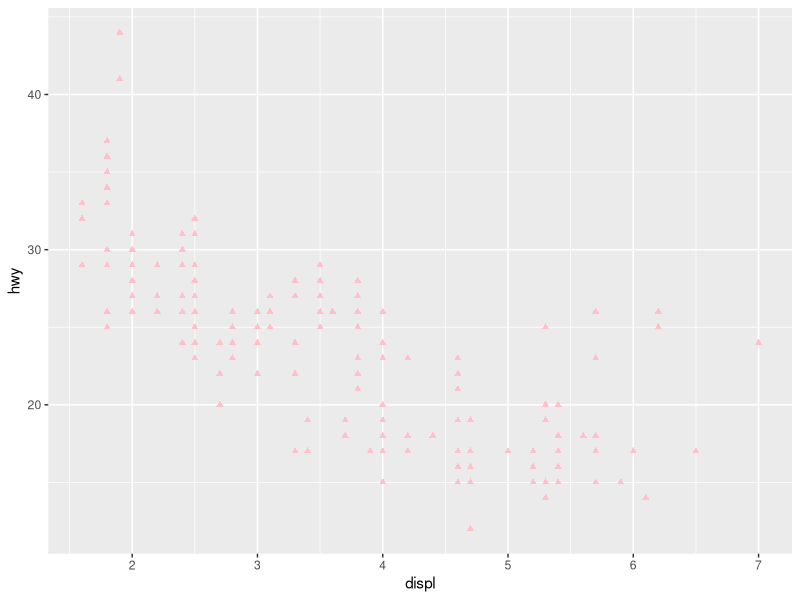
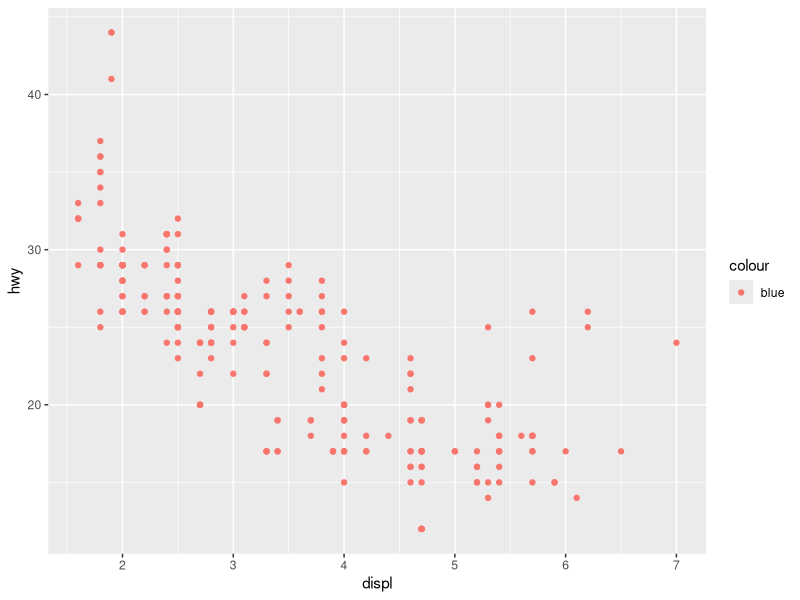
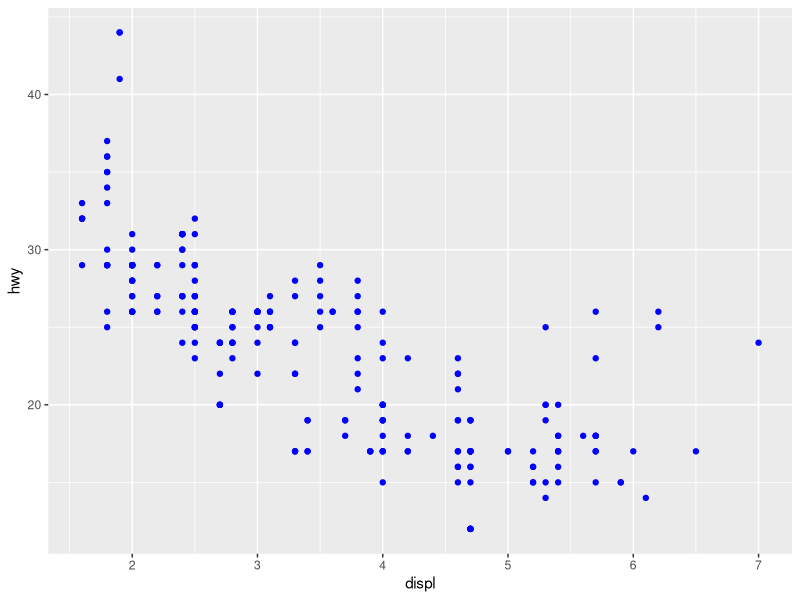
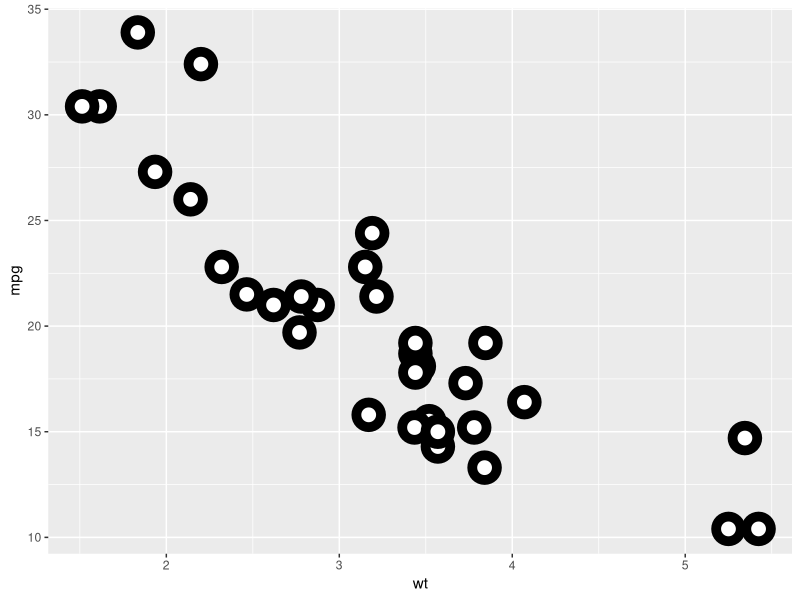
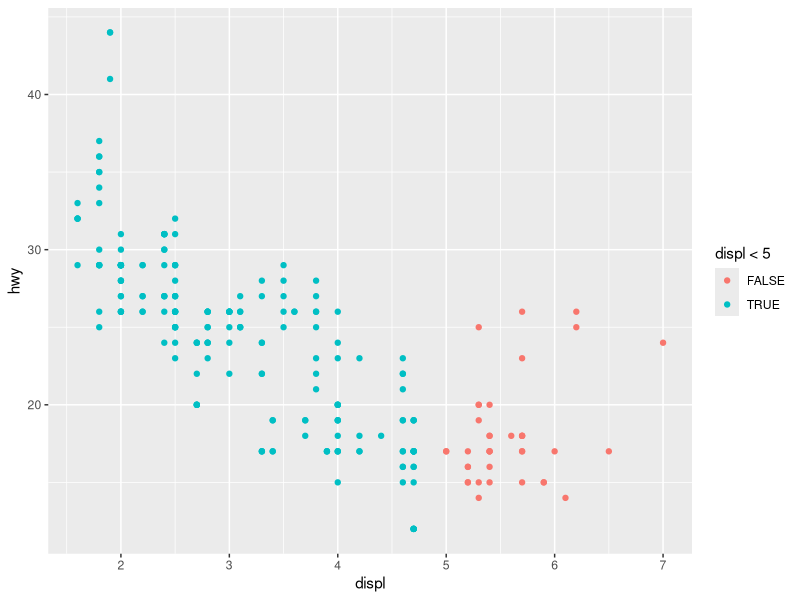
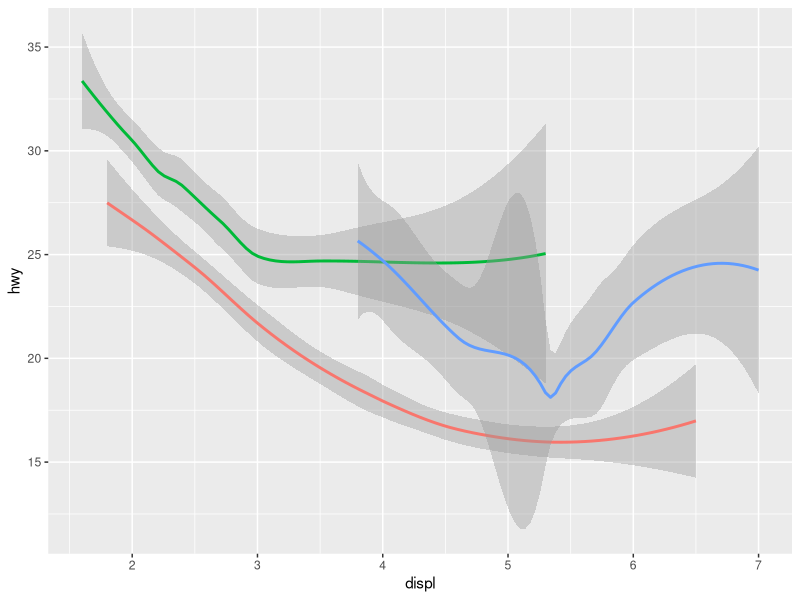
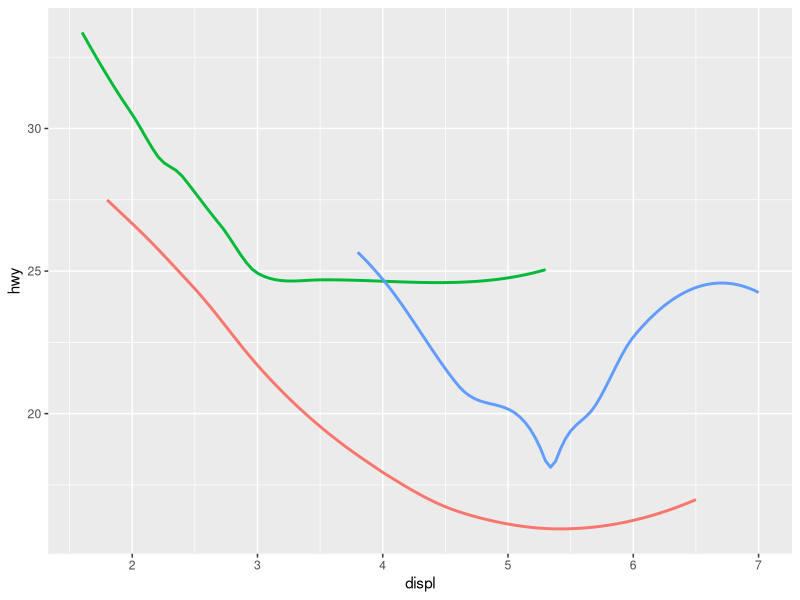
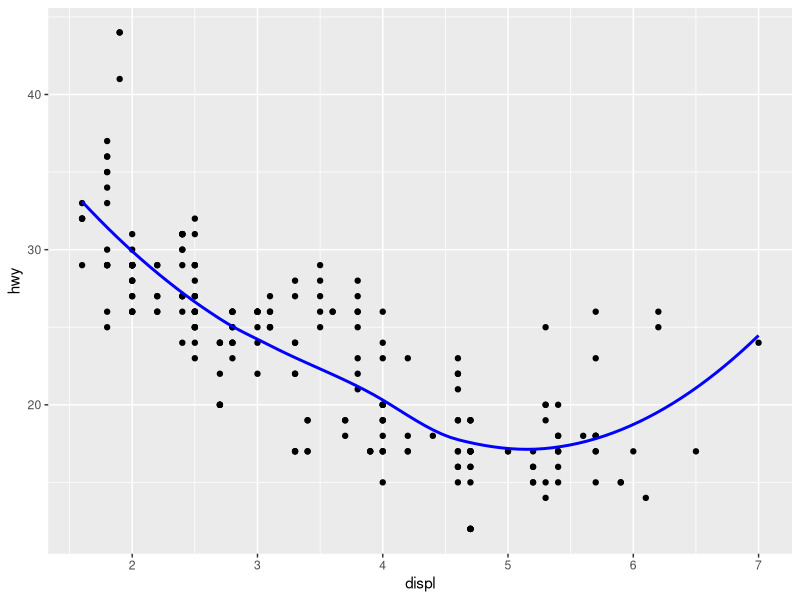

Reproduce these figures in R, in order.
## ---- chunk 1
library(tidyverse)
library(ggridges)
## ---- chunk 2
ggplot(mpg,mapping=aes(x=displ,y=hwy))+
geom_point(color="pink",shape=17)
## ---- chunk 3
ggplot(mpg) + 
  geom_point(aes(x = displ, y = hwy, color = "blue"))
## ---- chunk 4
ggplot(mpg) + 
  geom_point(color = "blue",aes(x = displ, y = hwy))
## ---- chunk 5
?geom_point
# Code from the helper
ggplot(mtcars, aes(wt, mpg)) +
  geom_point(shape = 21, colour = "black", fill = "white", size = 5, stroke = 5)
## ---- chunk 6
ggplot(mpg,mapping=aes(x=displ,y=hwy,color=displ<5)) +
geom_point()
## ---- chunk 7
ggplot(mpg, aes(x = displ, y = hwy)) +
  geom_smooth(aes(color = drv), show.legend = FALSE)
## ---- chunk 8
ggplot(mpg, aes(x = displ, y = hwy)) +
  geom_smooth(se=F ,aes(color = drv), show.legend = FALSE)
## ---- chunk 9
ggplot(mpg,aes(x=displ,y=hwy)) + 
  geom_point()+
  geom_smooth(se=F,color="blue")
## ---- chunk 10
ggplot(mpg,aes(x=displ,y=hwy)) + 
  geom_point()+
  geom_smooth(aes(group=drv),se=F,color="blue")
## ---- chunk 11
ggplot(mpg,aes(x=displ,y=hwy,color=drv)) + 
  geom_point()+
  geom_smooth(aes(group=drv,color=drv),se=F) # Se puede quitar el group y el color.
## ---- chunk 12
ggplot(mpg,aes(x=displ,y=hwy)) + 
  geom_point(aes(color=drv))+
  geom_smooth(se=F)
## ---- chunk 13
ggplot(mpg,aes(x=displ,y=hwy)) + 
  geom_point(aes(color=drv))+
  geom_smooth(aes(linetype=drv),se=F)
## ---- chunk 14
ggplot(mpg, aes(x=displ,y=hwy, color=drv))+
  geom_point()+
  geom_point(size=2,shape=1,stroke=2,color="white")
